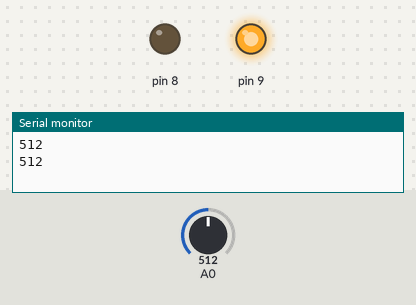
Bench run of a sketch on a simulated Arduino Uno, built with avr-gcc and run on an emulated ATmega328P. Shown: output pins drawn as LEDs (lit = HIGH), the last lines printed to the serial monitor. Inputs (shaded band) come from the test bench; at power-on: A0 = 512.

Above: at 1.8 s.
1.9 s: A0 set to 633
3.4 s: A0 set to 667
At 5.2 s:
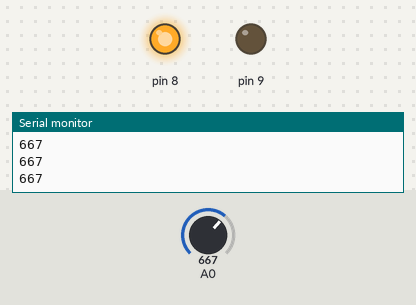
5.5 s: A0 set to 640
At 6.7 s:
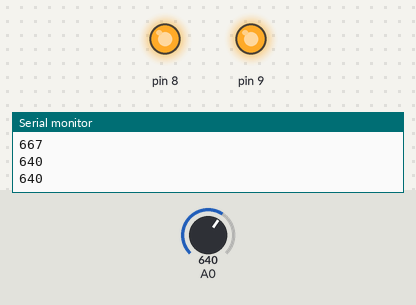
7.0 s: A0 set to 660
At 8.3 s:
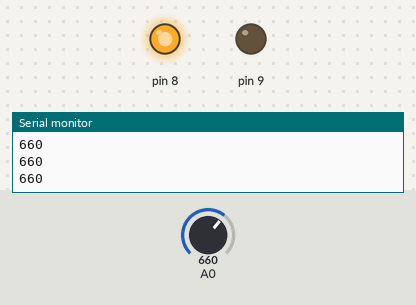
9.0 s: A0 set to 511
At 9.3 s:
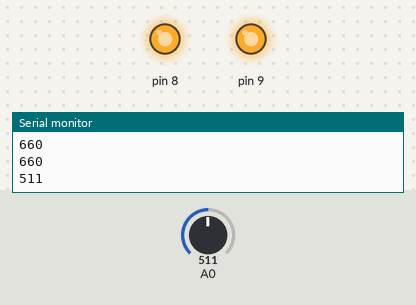
Timing chart, 0 to 11.5 s (numbered marks = the images above; inputs shaded):
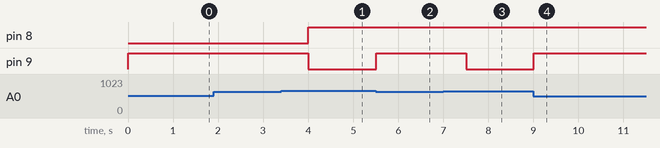

Measured:
- the behaviour switches between 649 and 650 on A0 (found by bisection; images 0 and 1)
- after the input at 3.4 s, pin 8: LOW → HIGH after 0.60 s; pin 9: HIGH → LOW after 0.60 s
- after the input at 5.5 s, pin 9: LOW → HIGH at once
- after the input at 7.0 s, pin 9: HIGH → LOW after 0.51 s
- after the input at 9.0 s, pin 9: LOW → HIGH at once

The sketch:

photoresistor_analog_input_1.ino
```cpp
int sensorValue = 0;

void setup()
{
  pinMode(A0, INPUT);
  Serial.begin(9600);

  pinMode(9, OUTPUT);
  pinMode(8, OUTPUT);
}

void loop()
{
  // read the value from the sensor
  sensorValue = analogRead(A0);
  // print the sensor reading so you know its range
  Serial.println(sensorValue);
  // map the sensor reading to a range for the LED
  if(sensorValue >=650)
  {
    digitalWrite(8, HIGH);
    digitalWrite(9, LOW);
  }
  else
  {
    digitalWrite(9,HIGH);
    delay(1000);
  }
}
```
